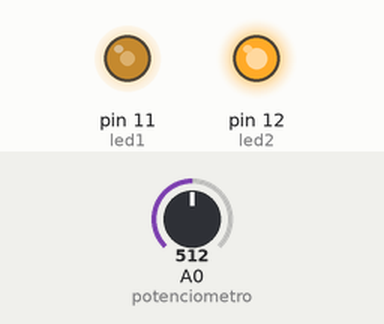
A sketch run on a simulated Arduino Uno, built with avr-gcc and run on an emulated ATmega328P. On the bench: output pins drawn as LEDs (lit = HIGH). The test bench sets the inputs (shaded band); at power-on: A0 (potenciometro) = 512.

Above: at 1.2 s.
1.3 s: A0 (potenciometro) set to 716
At 2.2 s:
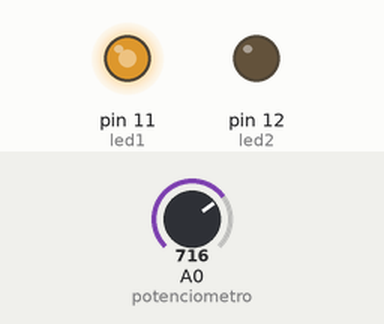
2.8 s: A0 (potenciometro) set to 900
At 3.3 s:
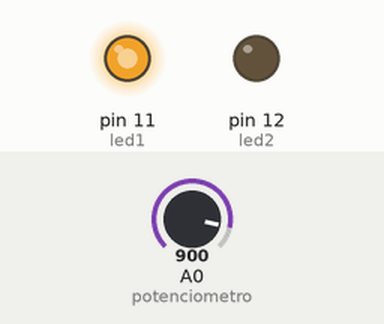
4.3 s: A0 (potenciometro) set to 122
At 5.5 s:
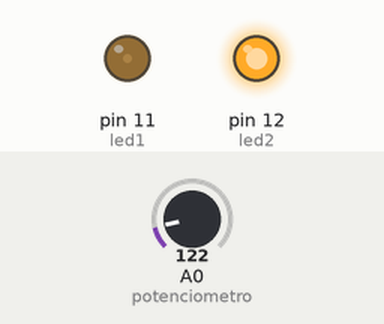
5.8 s: A0 (potenciometro) set to 0
At 6.8 s:
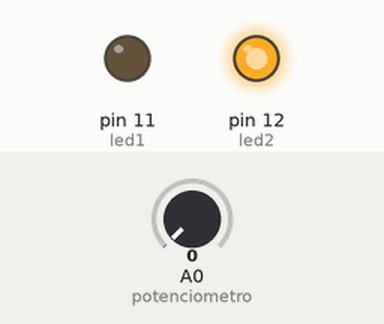
7.3 s: A0 (potenciometro) set to 511
At 7.9 s:
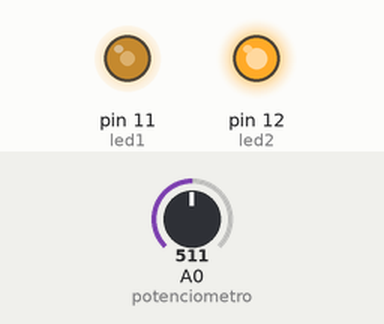
Timing chart, 0 to 9.8 s (numbered marks = the images above; inputs shaded):
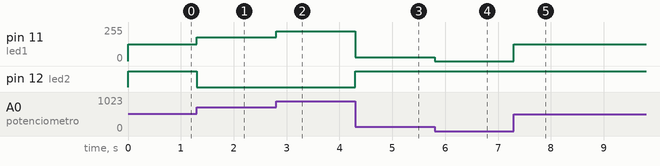

Measured:
- after the input at 1.3 s, pin 11 (led1): 127/255 → 178/255 at once; pin 12 (led2): HIGH → LOW at once
- after the input at 2.8 s, pin 11 (led1): 178/255 → 224/255 at once
- after the input at 4.3 s, pin 11 (led1): 224/255 → 30/255 at once; pin 12 (led2): LOW → HIGH at once
- after the input at 5.8 s, pin 11 (led1): 30/255 → 0/255 at once
- after the input at 7.3 s, pin 11 (led1): 0/255 → 127/255 at once

The sketch:

17.ino
```cpp
// Dois leds terão o brilho controlado por um único potenciômetro. Porem enquanto um led aumentará o seu brilho,
//um segundo led deverá diminuir o brilho. (gangorra)

const int potenciometro = A0; // Entrada analógica
const int led1 = 11; // LED que aumenta o brilho
const int led2 = 12; // LED que diminui o brilho

void setup() {
    pinMode(led1, OUTPUT);
    pinMode(led2, OUTPUT);
}

void loop() {
    int valorAnalogico = analogRead(potenciometro); // Lê o potenciômetro (0 a 1023)

    int brilhoLed1 = map(valorAnalogico, 0, 1023, 0, 255); // Brilho normal
    int brilhoLed2 = map(valorAnalogico, 0, 1023, 255, 0); // Brilho invertido

    analogWrite(led1, brilhoLed1);
    analogWrite(led2, brilhoLed2);
}
```
